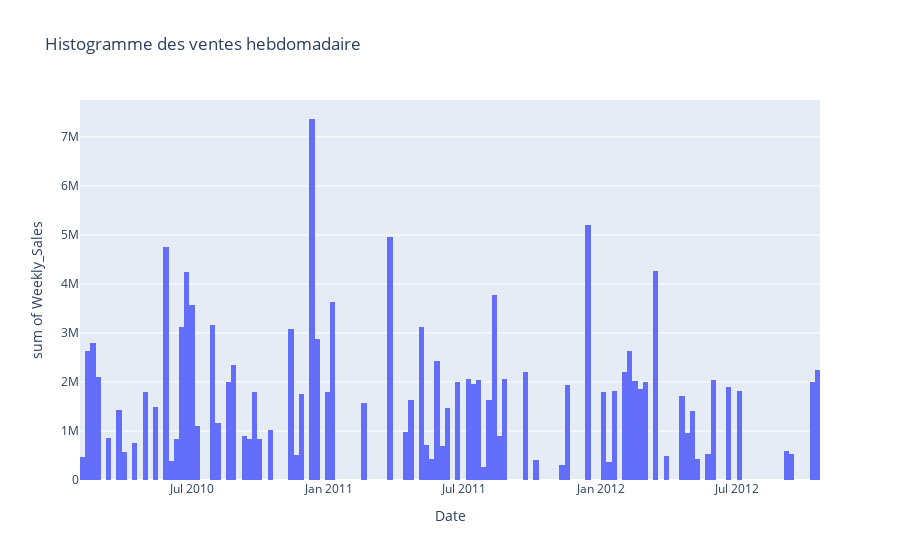

Notebook code cell kept with this figure:
### Markdown cell above
### c) Analyse exploratoire des données (EDA)

### Code cell
# Histogramme des ventes hebdomadaire

difference_semaine = (data['Date'].max() - data['Date'].min()).days // 7 + 1

px.histogram(data.sort_values('Date'),
        x = 'Date',
        y = 'Weekly_Sales',
        nbins = difference_semaine,
        title = 'Histogramme des ventes hebdomadaire')

### Figure 1 — Plotly figure (JSON) as saved in the notebook; plotly's stock layout.template omitted (floating-point values rounded to 4 significant figures; data arrays with more than 128 entries replaced by an {"elided": "..."} marker saying what was removed)
{"data": [{"alignmentgroup": "True", "bingroup": "x", "histfunc": "sum", "hovertemplate": "Date=%{x}<br>sum of Weekly_Sales=%{y}<extra></extra>", "legendgroup": "", "marker": {"color": "#636efa", "pattern": {"shape": ""}}, "name": "", "nbinsx": 142, "offsetgroup": "", "orientation": "v", "showlegend": false, "type": "histogram", "x": {"elided": "150 str values"}, "xaxis": "x", "y": {"elided": "150 float values"}, "yaxis": "y"}], "layout": {"barmode": "relative", "legend": {"tracegroupgap": 0}, "title": {"text": "Histogramme des ventes hebdomadaire"}, "xaxis": {"anchor": "y", "domain": [0, 1], "title": {"text": "Date"}}, "yaxis": {"anchor": "x", "domain": [0, 1], "title": {"text": "sum of Weekly_Sales"}}}}
